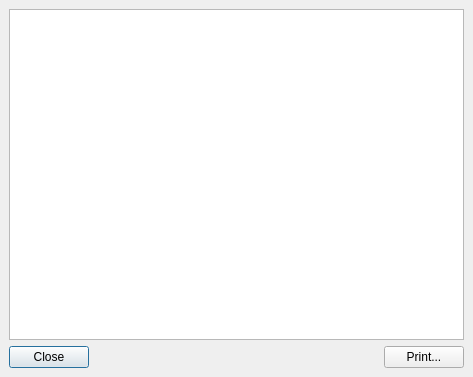
<ui version="4.0" >
 <class>ReportPreviewWindow</class>
 <widget class="QDialog" name="ReportPreviewWindow" >
  <property name="geometry" >
   <rect>
    <x>0</x>
    <y>0</y>
    <width>473</width>
    <height>377</height>
   </rect>
  </property>
  <property name="windowTitle" >
   <string>Report Preview</string>
  </property>
  <layout class="QVBoxLayout" >
   <property name="margin" >
    <number>9</number>
   </property>
   <property name="spacing" >
    <number>6</number>
   </property>
   <item>
    <widget class="QTextBrowser" name="textBrowser" />
   </item>
   <item>
    <layout class="QHBoxLayout" >
     <property name="margin" >
      <number>0</number>
     </property>
     <property name="spacing" >
      <number>6</number>
     </property>
     <item>
      <widget class="QPushButton" name="pushButtonClose" >
       <property name="text" >
        <string>Close</string>
       </property>
      </widget>
     </item>
     <item>
      <spacer>
       <property name="orientation" >
        <enum>Qt::Horizontal</enum>
       </property>
       <property name="sizeHint" >
        <size>
         <width>40</width>
         <height>20</height>
        </size>
       </property>
      </spacer>
     </item>
     <item>
      <widget class="QPushButton" name="pushButtonPrint" >
       <property name="text" >
        <string>Print...</string>
       </property>
      </widget>
     </item>
    </layout>
   </item>
  </layout>
 </widget>
 <resources/>
 <connections/>
</ui>
